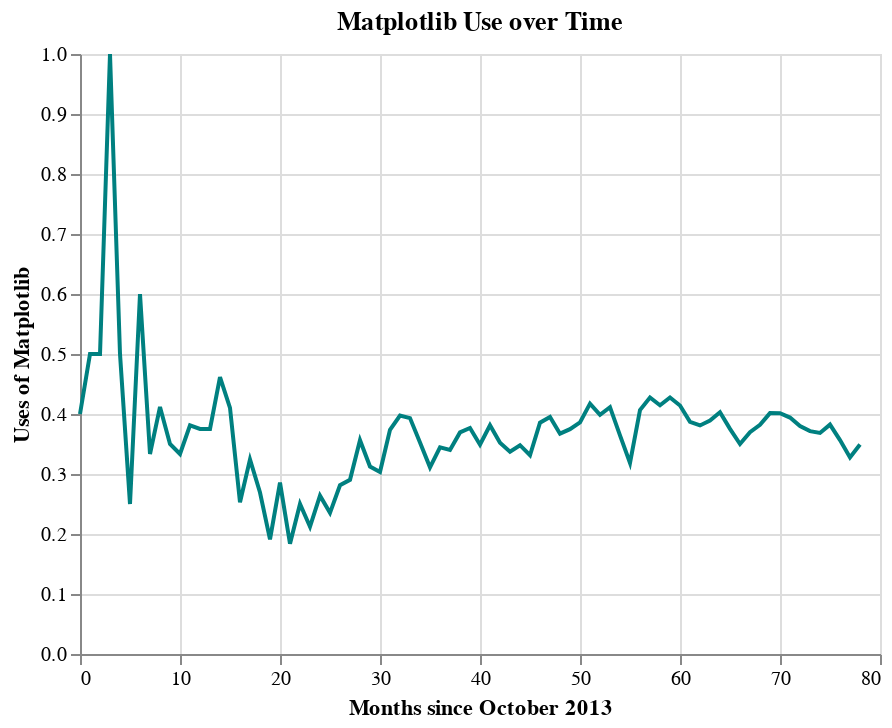

Notebook code for this chart:
### Markdown cell above
The growth of use of matplotlib matches the growth of Jupyter Notebooks.

### Code cell
plot_vis_counts('matplotlib', prop = True)

### Figure 1 — Vega-Lite specification as saved in the notebook (floating-point values rounded to 4 significant figures)
{"$schema": "https://vega.github.io/schema/vega-lite/v3.3.0.json", "config": {"mark": {"tooltip": null}, "view": {"height": 300, "width": 400}}, "data": {"name": "data-7806dfa4cc37966257874e71408fe647"}, "datasets": {"data-7806dfa4cc37966257874e71408fe647": [{"prop": 0.4, "time": 0}, {"prop": 0.5, "time": 1}, {"prop": 0.5, "time": 2}, {"prop": 1, "time": 3}, {"prop": 0.5, "time": 4}, {"prop": 0.25, "time": 5}, {"prop": 0.6, "time": 6}, {"prop": 0.3333, "time": 7}, {"prop": 0.4118, "time": 8}, {"prop": 0.35, "time": 9}, {"prop": 0.3333, "time": 10}, {"prop": 0.381, "time": 11}, {"prop": 0.375, "time": 12}, {"prop": 0.375, "time": 13}, {"prop": 0.4615, "time": 14}, {"prop": 0.4103, "time": 15}, {"prop": 0.2529, "time": 16}, {"prop": 0.3243, "time": 17}, {"prop": 0.2692, "time": 18}, {"prop": 0.1912, "time": 19}, {"prop": 0.2857, "time": 20}, {"prop": 0.1837, "time": 21}, {"prop": 0.25, "time": 22}, {"prop": 0.2121, "time": 23}, {"prop": 0.2639, "time": 24}, {"prop": 0.2353, "time": 25}, {"prop": 0.2812, "time": 26}, {"prop": 0.2903, "time": 27}, {"prop": 0.3563, "time": 28}, {"prop": 0.3125, "time": 29}, {"prop": 0.3034, "time": 30}, {"prop": 0.3735, "time": 31}, {"prop": 0.3974, "time": 32}, {"prop": 0.3932, "time": 33}, {"prop": 0.3524, "time": 34}, {"prop": 0.3111, "time": 35}, {"prop": 0.3444, "time": 36}, {"prop": 0.34, "time": 37}, {"prop": 0.3693, "time": 38}, {"prop": 0.3767, "time": 39}, {"prop": 0.3488, "time": 40}, {"prop": 0.3811, "time": 41}, {"prop": 0.3519, "time": 42}, {"prop": 0.3373, "time": 43}, {"prop": 0.348, "time": 44}, {"prop": 0.3313, "time": 45}, {"prop": 0.3856, "time": 46}, {"prop": 0.395, "time": 47}, {"prop": 0.3672, "time": 48}, {"prop": 0.3747, "time": 49}, {"prop": 0.386, "time": 50}, {"prop": 0.4173, "time": 51}, {"prop": 0.3986, "time": 52}, {"prop": 0.4113, "time": 53}, {"prop": 0.3644, "time": 54}, {"prop": 0.3186, "time": 55}, {"prop": 0.4065, "time": 56}, {"prop": 0.4275, "time": 57}, {"prop": 0.4146, "time": 58}, {"prop": 0.4275, "time": 59}, {"prop": 0.4141, "time": 60}, {"prop": 0.3868, "time": 61}, {"prop": 0.381, "time": 62}, {"prop": 0.3891, "time": 63}, {"prop": 0.4028, "time": 64}, {"prop": 0.3752, "time": 65}, {"prop": 0.35, "time": 66}, {"prop": 0.3696, "time": 67}, {"prop": 0.3821, "time": 68}, {"prop": 0.4015, "time": 69}, {"prop": 0.4014, "time": 70}, {"prop": 0.394, "time": 71}, {"prop": 0.38, "time": 72}, {"prop": 0.3715, "time": 73}, {"prop": 0.3684, "time": 74}, {"prop": 0.3823, "time": 75}, {"prop": 0.3566, "time": 76}, {"prop": 0.3276, "time": 77}, {"prop": 0.3492, "time": 78}]}, "encoding": {"x": {"field": "time", "title": "Months since October 2013", "type": "quantitative"}, "y": {"field": "prop", "title": "Uses of Matplotlib", "type": "quantitative"}}, "mark": {"color": "teal", "type": "line"}, "title": "Matplotlib Use over Time"}
